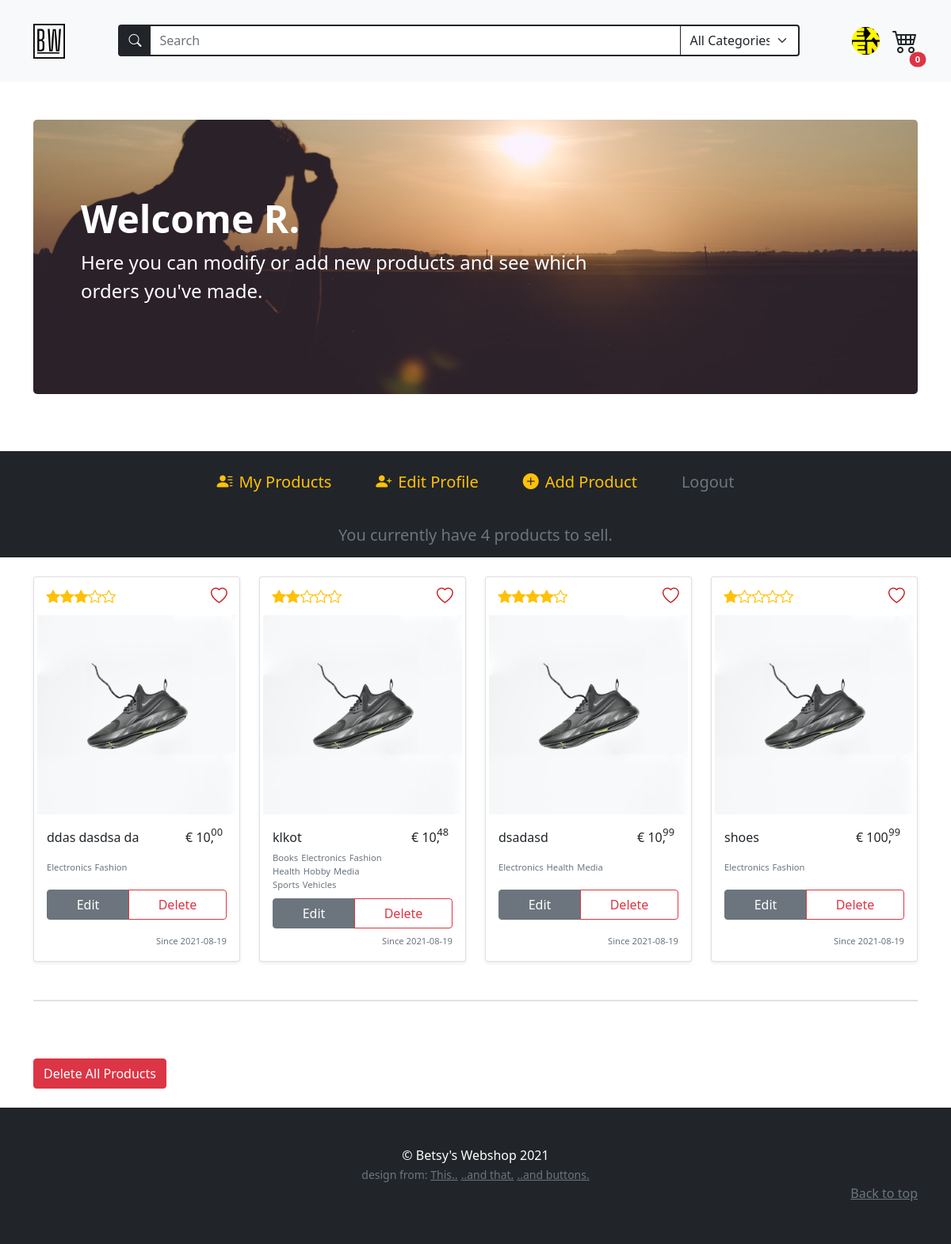
Page /account (signed in) on the earlier database version.
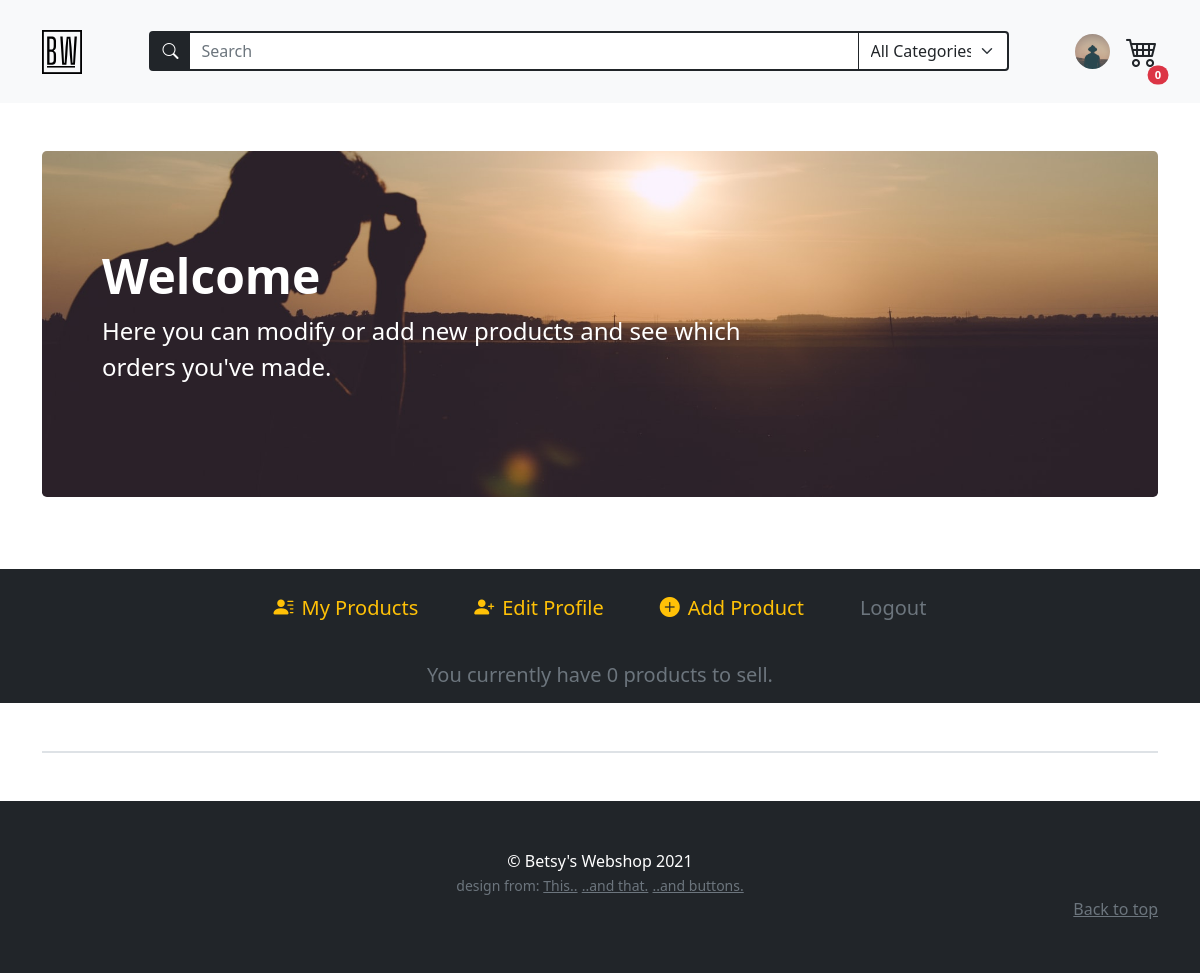
Same page on the later database version.
### models.py (models this page shows, shortened)
class BaseModel(db_wrapper.Model):
    class Meta:
        database = db

class User(BaseModel, UserMixin):
    first_name = CharField(index=True, max_length=30, null=True, default="")
    last_name = CharField(max_length=120, null=True, default="")
    address = CharField(max_length=200, null=True, default="")
    city = CharField(max_length=50, null=True, default="")
    country = CharField(max_length=50, null=True)
    cc_number = IntegerField(null=True, default="")
    username = CharField(index=True, max_length=30, unique=True)
    email = CharField(index=True, max_length=50, unique=True)
    password = CharField(max_length=20)
    profile_pic = CharField(null=True, default="default_user.jpg")

class Product(BaseModel):
    name = CharField(max_length=50)
    description = TextField(null=True)
    price_per_unit = DecimalField(
        constraints=[Check("price_per_unit >= 0")],
        decimal_places=2,
        max_digits=10,
        auto_round=True,
    )
    stock = IntegerField(default=1)
    owner = ForeignKeyField(User, backref="products")
    product_pic = CharField(null=True, default="default_product.jpg")
    date_posted = DateTimeField(formats="%Y-%m-%d %H:%M", default=datetime.now())

class ProductTag(BaseModel):
    product = ForeignKeyField(Product, index=True, backref="tags")
    tag = ForeignKeyField(Tag, index=True, backref="products")

class Tag(BaseModel):
    name = CharField(unique=True, max_length=30)

### routes.py (the view)
@app.route("/account", methods=["GET", "POST"])
@login_required
def account():
    update_account_form = UpdateAccountForm(
        prefix="update_account",
        country=current_user.country,
        profile_pic=current_user.profile_pic,
    )
    add_product_form = AddProductForm(prefix="add-product")
    search_form = SearchForm(prefix="search_form")
    search_form.search_tag.choices = get_alpha_tag_names()
    user_products = list_user_products(current_user.id)
    profile_pic = url_for(
        "static", filename=f"/profile_pics/{current_user.profile_pic}"
    )
    return render_template(
        "account.html",
        add_product_form=add_product_form,
        update_account_form=update_account_form,
        search_form=search_form,
        user_products=user_products,
        all_products=Product.select(),
        profile_pic=profile_pic,
        on_account_page=True,
        randomize=randomize,
        int_splitter=int_splitter
    )

### forms.py (shortened to what this page needs)
class UpdateAccountForm(FlaskForm):
    first_name = StringField("Name", validators=[DataRequired(), Length(min=2, max=30)])
    last_name = StringField(
        "Surname", validators=[InputRequired(), Length(min=2, max=120)]
    )
    address = StringField(
        "Address", validators=[InputRequired(), Length(min=8, max=200)]
    )
    city = StringField("City", validators=[InputRequired(), Length(min=2, max=50)])
    country = SelectField(
        "Country",
        choices=["...", "Netherlands", "Belgium", "Germany", "France", "Other"],
        validators=[InputRequired()],
    )
    cc_number = IntegerField("Credit Card Number", validators=[InputRequired()])
    username = StringField(
        "Username",
        validators=[InputRequired(), Length(min=5, max=25)],
    )
    email = EmailField(
        "Email", validators=[InputRequired(), Length(min=5, max=50), Email()]
    )
    profile_pic = FileField(
        "Profile Picture",
        validators=[
            FileAllowed(["jpeg", "jpg", "png"], "Accepts only 'jpg' and 'png' !")
        ],
    )
    update = SubmitField("Update")

### main.py (called while the page is built)
def randomize():
    random_num = randint(2, 6)
    return random_num

### templates/account.html (shortened to what this page needs)
{% extends 'base.html' %}
{% block content %}
{% include "modal_delete_all_products.html" %} {% include 'account_navbar.html'
%}
<div class="container">
  <div class="album my-4">
    <div class="row row-cols-2 row-cols-md-3 row-cols-lg-4 g-4">
      {% for product in user_products %} {% include "modal_delete_product.html"
      %} {% include "product_featurette.html" %} {% endfor%}
    </div>
  </div>
  <div class="border my-5"></div>
  {% if user_products | length >= 1%}
  <button
    type="button"
    class="btn btn-danger my-4"
    data-bs-toggle="modal"
    data-bs-target="#deleteAllProductsModal"
  >
    Delete All Products
  </button>
</div>
{% endif %} {% endblock content %}

### templates/navbar.html (shortened to what this page needs)
<nav
  class="navbar navbar-expand-md navbar-light bg-light sticky-top"
>
  <div class="container py-3">
    <a class="navbar-brand" href="{{url_for('home') }}"
      ><img
        src="{{url_for('static', filename='assets/brand.svg')}}"
        alt=""
        width="40"
        class="d-inline-block align-text-top"
    /></a>
    {% include "searchbar.html" %}
        <ul class="nav">
        {% if current_user.is_authenticated %}
        <li class="nav-item dropdown position-relative d-flex align-items-center">
          <div class="profile-icon-container" id="navbarDropdown" data-bs-toggle="dropdown" aria-expanded="false" >
            <img
            style="width: 35px; height: 35px; object-fit: cover"
            class="rounded-circle mx-3 profile-icon d-block align-bottom "
            src="{{url_for('static', filename='/profile_pics/' + current_user.profile_pic )}}"
            alt="user thumbnail"
          />
          </div>
        </li>
        <li class="d-flex cart-icon position-relative" type="button" data-bs-toggle="offcanvas" data-bs-target="#offcanvasCart" aria-controls="offcanvasCart" >
          <i class="bi bi-cart4" style="font-size: 2rem;"></i>
          <span class="position-absolute top-100 start-100 translate-middle badge rounded-pill bg-danger" style="font-size: .7rem;">{{session['cart'] | length}}</span>
        </li>
        {% endif %}
      </ul>
    </div>
</nav>

### templates/account_navbar.html (shortened to what this page needs)
<div class="container py-5">
  <div class="p-5 mb-4 bg-dark rounded-3 account-banner banner">
    <div class="container-fluid py-5">
      <h1 class="display-5 fw-bold text-white">
        Welcome {{ current_user.first_name }}
      </h1>
      <p class="col-md-8 fs-4 text-white">
        Here you can modify or add new products and see which orders you've
        made.
      </p>
    </div>
  </div>
</div>
<ul
  class="
    nav
    row row-cols-md-2 row-cols-lg-auto
    justify-content-center
    bg-dark
    py-3
    fs-5
    mx-0
  "
>
  <li class="nav-item d-flex align-items-center justify-content-center">
    <a
      class="nav-link text-warning"
      href="{{url_for('account')}}"
      role="button"
    >
      <span><i class="bi bi-person-lines-fill pe-2"></i>My Products</span>
    </a>
  </li>
  <li class="nav-item d-flex align-items-center justify-content-center">
    <a
      id="collapseAccountBtn"
      class="nav-link text-warning"
      data-bs-toggle="collapse"
      href="#collapseAccountForm"
      role="button"
      aria-expanded="false"
      aria-controls="collapseAccountForm"
    >
      <span
        ><i class="bi bi-person-plus-fill text-warning pe-2"></i>Edit
        Profile</span
      >
    </a>
  </li>
  <li class="nav-item d-flex align-items-center justify-content-center">
    <a
      id="collapseProductFormBtn"
      class="nav-link text-warning"
      data-bs-toggle="collapse"
      href="#collapseProductForm"
      role="button"
      aria-expanded="false"
      aria-controls="collapseProductForm"
      ><span><i class="bi bi-plus-circle-fill pe-2"></i>Add Product</span></a
    >
  </li>
  <li class="nav-item d-flex align-items-center justify-content-center">
    <a
      class="nav-link text-muted"
      href="{{url_for('logout')}}"
      tabindex="-1"
      aria-disabled="true"
      >Logout</a
    >
  </li>
</ul>
<h1 class="text-center fs-5 bg-dark text-secondary py-3">
  {% if user_products|length == 1 %} You currently have {{ user_products|length
  }} product to sell. {% else %} You currently have {{ user_products|length }}
  products to sell. {% endif %}
</h1>

### templates/product_featurette.html (shortened to what the changed rows need)
<div class="card-group col" id="productID-{{product.id}}">
  <div class="card shadow-sm">
    <div class="card-img-container">
      {% set random = randomize() %} {% set les = 6 - random %}
      <div class="product-icons">
        <div class="d-flex text-warning product-rating">
          {% for count in range(1,random) %}
          <i class="bi bi-star-fill"></i>
          {% endfor %} {% for count in range(les) %}
          <i class="bi bi-star"></i>
          {% endfor %}
        </div>
        <div>
          {% if product.id in session['favorite'] %}
          <a
            href="{{url_for('handle_favorite', product_id=product.id)}}#productID-{{product.id}}"
            type="button"
          >
            <i class="bi bi-heart-fill heart-favorite"></i>
          </a>
          {% else %}
          <a
            href="{{url_for('handle_favorite', product_id=product.id)}}#productID-{{product.id}}"
            type="button"
            role="button"
          >
            <i class="bi bi-heart heart-favorite"></i>
          </a>
          {% endif %}
        </div>
      </div>
      <div class="product-img-container">
        <img
          class="img-thumbnail border-0 rounded mx-auto d-block"
          src="{{  url_for('static', filename='/product_pics/' + product.product_pic)  }}"
          alt="{{ product.name }}"
        />
      </div>
    </div>
    <div class="card-body d-flex flex-column justify-content-between">
      <div class="d-flex justify-content-between">
        <h6 class="py-0 my-0">{{ product.name }}</h6>
        {% set price = product.price_per_unit %}
        <div class="position-relative">
          <h6 class="me-3">€ {{ int_splitter(price)[0] }},</h6>
          <p class="decimal">{{ int_splitter(price)[1] }}</p>
        </div>
      </div>
      <ul class="d-flex flex-wrap p-0 mb-0" style="max-width: 150px">
        {% if product.tags %} {% for producttags in product.tags %}
        <span class="pe-1 fs-small text-muted"> {{producttags.tag.name}}</span>
        {% endfor %} {% else %}
        <span class="pe-1 fs-small text-muted"
          >This product has no categories.</span
        >
        {% endif %}
      </ul>
      <div class="d-flex flex-column justify-content-between my-2">
        {% if not on_account_page %}
        {% if current_user.id == product.owner.id or current_user.is_anonymous
        %}
        <button
        type="button"
        class="
          btn btn-white
          py-2
          border border-dark
          rounded-0
          d-flex
          justify-content-center
        "
        role="button"
        aria-disabled="true"
        disabled
        ><i
          class="bi bi-lock-fill text-dark text-center"
          style="font-size: 1.2rem"
        ></i
      ></button>
      {% elif product.stock == 0 %}
      <button
        type="button"
        class="
          btn btn-white
          py-2
          border border-dark
          rounded-0
          d-flex
          justify-content-center
          text-danger
        "
        role="button"
        aria-disabled="true"
        disabled
        >Sold out!</button>
        {% else %}
        {% if product.id in session['cart'] %}
        <div class="button-2">
          <div class="slider"></div>
          <a
            type="button"
            href="{{url_for('handle_product_in_cart', product_id=product.id)}}#productID-{{product.id}}"
            class="
              btn btn-white
              py-2
              border border-dark
              rounded-0
              d-flex
              justify-content-center
            "
            role="button"
            ><i
              class="bi bi-cart-check text-dark text-center"
              style="font-size: 1.2rem"
            ></i
          ></a>
        </div>
        {% else %}
        <div class="button-2">
          <div class="black-slider"></div>
          <a
            type="button"
            href="{{url_for('handle_product_in_cart', product_id=product.id)}}#productID-{{product.id}}"
            class="
              btn
              py-2
              border border-dark
              rounded-0
              d-flex
              justify-content-center
              text-white
            "
            role="button"
            >Add to cart</a
          >
        </div>
        {% endif %} {% endif %}
        {% elif on_account_page %}
        <div class="btn-group">
          <a href="{{url_for('update_product_page', product_id=product.id)}}#updateProductForm" class="btn btn-secondary">Edit </a>
          <button
            type="button"
            class="btn btn-outline-danger"
            data-bs-toggle="modal"
            data-bs-target="#deleteProductModal{{product.id}}"
          >
            Delete
           </button>
        </div>
        {% endif %}
      </div>
      <div class="text-muted text-end fs-small m-0 p-0 align-self-end">
        <p class="m-0 mt-auto">Since {{product.date_posted[0:10]}}</p>
      </div>
    </div>
  </div>
</div>

Differences in the rows shown:
removed Product: product_pic (placeholder picture), name "ddas dasdsa da", price_per_unit "10", price_per_unit "00", date_posted "2021-08-19"
removed ProductTag: tag.name "Electronics", shown under "ddas dasdsa da"
removed ProductTag: tag.name "Fashion", shown under "ddas dasdsa da"
removed Product: product_pic (placeholder picture), name "klkot", price_per_unit "10", price_per_unit "48", date_posted "2021-08-19"
removed ProductTag: tag.name "Books", shown under "klkot"
removed ProductTag: tag.name "Electronics", shown under "klkot"
removed ProductTag: tag.name "Fashion", shown under "klkot"
removed ProductTag: tag.name "Health", shown under "klkot"
removed ProductTag: tag.name "Hobby", shown under "klkot"
removed ProductTag: tag.name "Media", shown under "klkot"
removed ProductTag: tag.name "Sports", shown under "klkot"
removed ProductTag: tag.name "Vehicles", shown under "klkot"
removed Product: product_pic (placeholder picture), name "dsadasd", price_per_unit "10", price_per_unit "99", date_posted "2021-08-19"
removed ProductTag: tag.name "Electronics", shown under "dsadasd"
removed ProductTag: tag.name "Health", shown under "dsadasd"
removed ProductTag: tag.name "Media", shown under "dsadasd"
removed Product: product_pic (placeholder picture), name "shoes", price_per_unit "100", price_per_unit "99", date_posted "2021-08-19"
removed ProductTag: tag.name "Electronics", shown under "shoes"
removed ProductTag: tag.name "Fashion", shown under "shoes"
changed User: profile_pic: picture removed, a placeholder shows; first_name "R." → (not shown)
Other differences:
{{ user_products|length }}: "4" → "0"
text no longer shown: "Delete All Products"
